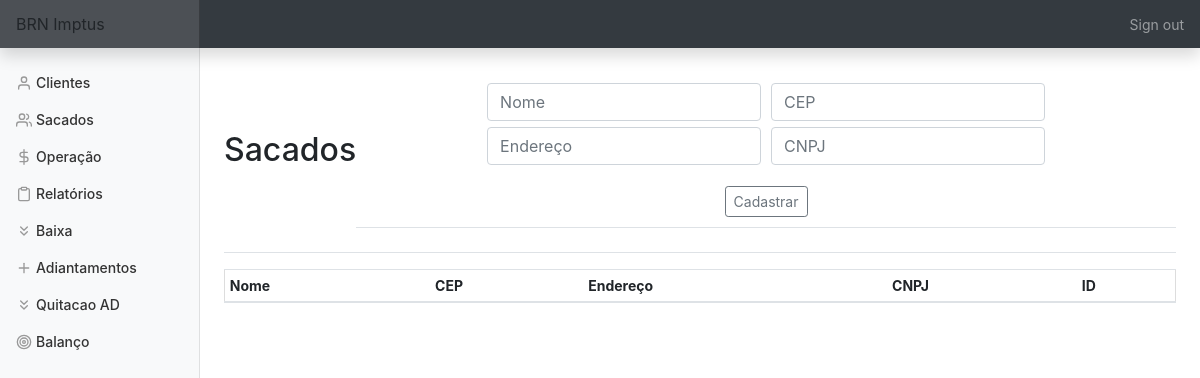
Before: /sacados (signed in) with the older database file.
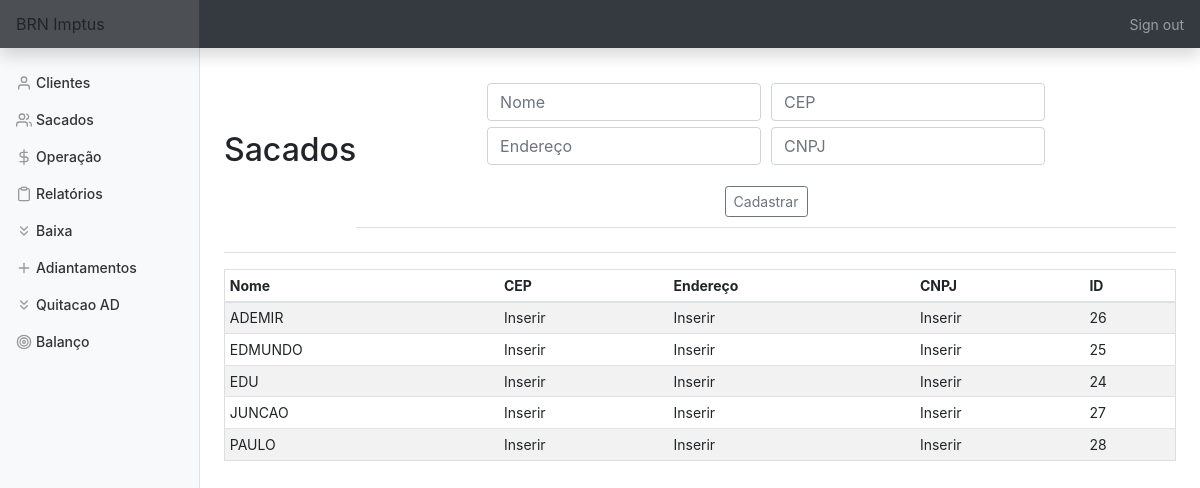
After: the same page with the newer database file.
### tables this page shows
CREATE TABLE sacados (id INTEGER PRIMARY KEY AUTOINCREMENT NOT NULL,
						nome TEXT NOT NULL,
						cep TEXT NOT NULL,
						endereço TEXT NOT NULL, cnpj TEXT);

### app.py (the view, shortened to what this page needs)
@app.route('/sacados', methods=['GET', 'POST'])
@login_required
def sacados():
    con = sqlite3.connect(DATABASE)
    con.row_factory = sqlite3.Row
    cur = con.cursor()
    if request.method == 'GET':
        rows = cur.execute('SELECT * FROM sacados ORDER BY nome')
        rows = cur.fetchall()
        return render_template('sacados.html', rows=rows)

### app.py (called while the page is built)
@app.after_request
def after_request(response):
    response.headers["Cache-Control"] = "no-cache, no-store, must-revalidate"
    response.headers["Expires"] = 0
    response.headers["Pragma"] = "no-cache"
    return response

### helper.py (called while the page is built)
def login_required(f):
    @wraps(f)
    def decorated_function(*args, **kwargs):
        if session.get("user_id") is None:
            return redirect("/login")
        return f(*args, **kwargs)
    return decorated_function

### templates/sacados.html (shortened to what this page needs)
{% extends "layout.html" %}
{% block main %}
    <div class='d-flex justify-content-between flex-warp flex-md-nowrap align-items-center pt-3 pb-2 mb-3 border-bottom'>
        <h1 class='h2'>Sacados</h1>
        <div class='d-flex justify-content-between flex-warp flex-md-nowrap align-items-center pt-3 pb-2 mb-3 border-bottom'>
            <form action='sacados' method='POST'>
                <div class='form-group'>
                    <input name='nome' autofocus class='form-control' placeholder='Nome' type='text'>
                    <input name='cep' autofocus class='form-control' placeholder='CEP' type='number'>
                    <input name='endereco' autofocus class='form-control' placeholder='Endereço' type='text'>
                    <input name='cnpj' autofocus class='form-control' placeholder='CNPJ' type='text'>
                </div>
                <button type='submit' class='btn btn-sm btn-outline-secondary'>Cadastrar</button>
            </form>
        </div>
    </div>
    <div class='table-responsive'>
        <table class='table table-striped table-sm'>
            <thead>
                <tr>
                    <th>Nome</th>
                    <th>CEP</th>
                    <th>Endereço</th>
                    <th>CNPJ</th>
                    <th>ID</th>
                </tr>
            </thead>
            <tbody>
                {% for row in rows %}
                    <tr>
                        <td>{{ row['nome'] }}</td>
                        <td>{{ row['cep'] }}</td>
                        <td>{{ row['endereço'] }}</td>
                        <td>{{ row['cnpj'] }}</td>
                        <td>{{ row['id'] }}</td>
                    </tr>
                {% endfor %}
            </tbody>
        </table>
    </div>
{% endblock %}

### templates/layout.html (shortened to what this page needs)
<!DOCTYPE html>
    <html lang="pt-br">
        <head>
            <link rel="stylesheet" href="https://stackpath.bootstrapcdn.com/bootstrap/4.5.2/css/bootstrap.min.css">
            <link href="https://maxcdn.bootstrapcdn.com/bootstrap/4.1.3/css/bootstrap.min.css" rel="stylesheet">
            <link href="/static/styles.css" rel="stylesheet">
        </head>
        <body>
            <nav class='navbar navbar-dark sticky-top bg-dark felx-md-nowrap p-0 shadow'>
                <a class='navbar-brand col-md-3 col-lg-2 mr-0 px-3'>BRN Imptus</a>
                {% if session.user_id %}
                <ul class='navbar-nav px-3'>
                    <li class='nav-item text-nowrap'>
                        <a class='nav-link' href='/logout'>Sign out</a>
                    </li>
                </ul>
                {% endif %}
            </nav>
            <div class='container-fluid'>
                <div class='row'>
                    {% if session.user_id %}
                    <nav id='sidebarMenu' class='col-md-3 col-lg-2 d-md-block bg-light sidebar collapse'>
                        <div class='sidebar-sticky pt-3'>
                            <ul class='nav flex-column'>
                                <li class='nav-item'><a class='nav-link' href='/clientes'><span data-feather='user'></span>Clientes</a></li>
                                <li class='nav-item'><a class='nav-link' href='/sacados'><span data-feather='users'></span>Sacados</a></li>
                                <li class='nav-item'><a class='nav-link' href='/preparacao'><span data-feather='dollar-sign'></span>Operação</a></li>
                                <li class='nav-item'><a class='nav-link' href='/relatorios'><span data-feather='clipboard'></span>Relatórios</a></li>
                                <li class='nav-item'><a class='nav-link' href='/baixa'><span data-feather='chevrons-down'></span>Baixa</a></li>
                                <li class='nav-item'><a class='nav-link' href='/adiantamentos'><span data-feather='plus'></span>Adiantamentos</a></li>
                                <li class='nav-item'><a class='nav-link' href='/quitacao'><span data-feather='chevrons-down'></span>Quitacao AD</a></li>
                                <li class='nav-item'><a class='nav-link' href='/balanco'><span data-feather='target'></span>Balanço</a></li>
                            </ul>
                        </div>
                    </nav>
                    {% endif %}
                </div>
            </div>
            <main role='main' class='col-md-9 ml-sm-auto col-lg-10 px-md-4'>
                {% block main %}
                {% endblock %}
            </main>
        </body>
    </html>

### static/styles.css (style rules this page uses)
main .form-control { display: inline-block; width: auto; margin: 3px; }
main { overflow-x: auto; text-align: center; }
main table { text-align: left; border-collapse: collapse; border-spacing: 0; width: 100%; border: 1px solid #ddd; }
main table td, th { text-align: left; padding: 16px; }
button { margin: 2px; }
body { font-size: .875rem; height:100%; }
.feather { width: 16px; height: 16px; vertical-align: text-bottom; }
.sidebar { position: fixed; top: 0; bottom: 0; left: 0; z-index: 100; padding: 48px 0 0; box-shadow: inset -1px 0 0 rgba(0, 0, 0, .1); }
.sidebar-sticky { position: relative; top: 0; height: calc(100vh - 48px); padding-top: .5rem; overflow-x: hidden; overflow-y: auto; }
.sidebar .nav-link { font-weight: 500; color: #333; }
.sidebar .nav-link .feather { margin-right: 4px; color: #999; }
.navbar-brand { padding-top: .75rem; padding-bottom: .75rem; font-size: 1rem; background-color: rgba(201, 195, 195, 0.158); box-shadow: inset -1px 0 0 rgba(0, 0, 0, .25); }

Changed rows visible on the page:
added sacados: nome "ADEMIR", cep "Inserir", endereço "Inserir", cnpj "Inserir", id "26"
added sacados: nome "EDMUNDO", cep "Inserir", endereço "Inserir", cnpj "Inserir", id "25"
added sacados: nome "EDU", cep "Inserir", endereço "Inserir", cnpj "Inserir", id "24"
added sacados: nome "JUNCAO", cep "Inserir", endereço "Inserir", cnpj "Inserir", id "27"
added sacados: nome "PAULO", cep "Inserir", endereço "Inserir", cnpj "Inserir", id "28"
